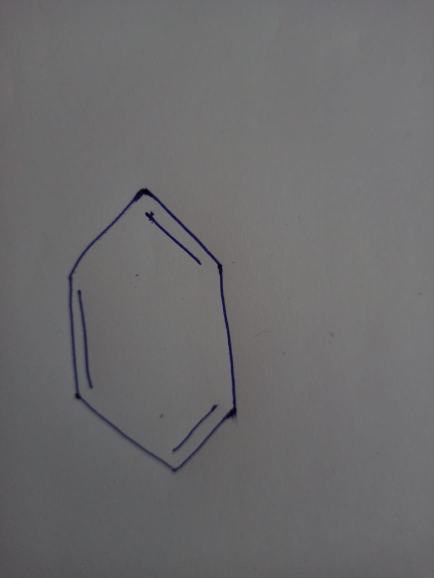
#> input picture t/basedata/train/benzene/v2.jpeg, 868 x 1156 px (shown at 1/2 size)
$ jupyter execute --allow-errors test3.ipynb   (older library calls are emulated)
#> lines starting #> are read from the running program, lines starting #| are printed output that depends on the picture; after the words box and inside, x2 and y2 are one past the last pixel; in counts of white or black regions, pixels touching at a corner belong together
[cell 1]
import numpy as np
import cv2
import matplotlib.pyplot as plt

[cell 2]
##INPUT PREPROCESSING AND SEGMENTATION

[cell 3]
img = cv2.imread('basedata/train/benzene/v2.jpeg')
#> img is the input picture: shape (1156, 868, 3); mean B, G, R 108.1, 107, 107.5
height, width, channels = img.shape
#> height = 1156; width = 868; channels = 3

#prepro
img_grayscale = cv2.cvtColor(img, cv2.COLOR_BGR2GRAY)

#segmentation
#laplace
dst = cv2.Laplacian(img_grayscale, cv2.CV_16S, ksize=3)
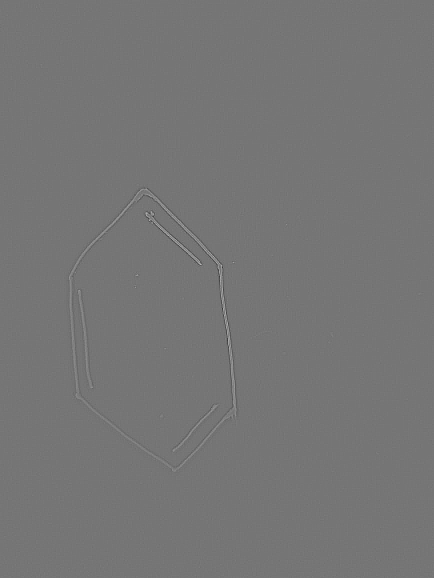
#> dst: shape (1156, 868) int16 (shown at 1/2 size); min -278, max 324, mean 0; drawn with min black and max white
abs_dst = cv2.convertScaleAbs(dst)
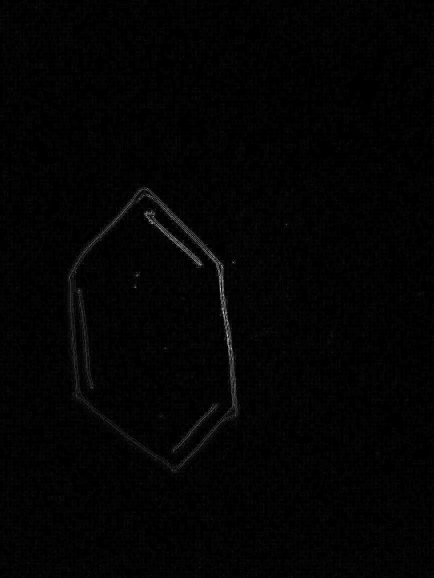
#> abs_dst: shape (1156, 868) (shown at 1/2 size); min 0, max 255, mean 3.1

#distance transform
im = cv2.distanceTransform(abs_dst, cv2.DIST_L2, 3)
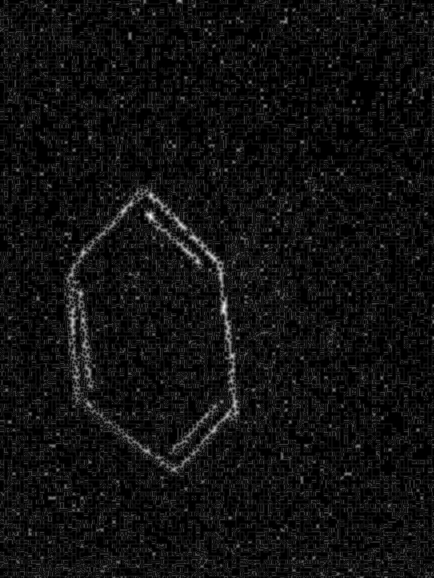
#> im: shape (1156, 868) float32 (shown at 1/2 size); min 0, max 9.84, mean 0.653; drawn with min black and max white
cv2.normalize(im, im, 0, 1.0, cv2.NORM_MINMAX)
_, im = cv2.threshold(im, 0.4, 1.0, cv2.THRESH_BINARY)
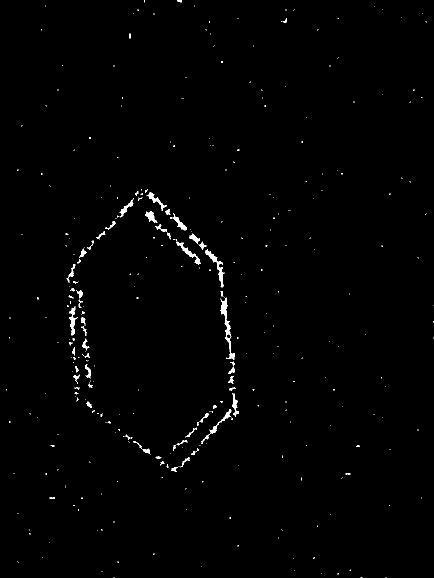
#> im: shape (1156, 868) float32 (shown at 1/2 size); values 0 (black) and 1 (white), 0.8% white; 343 white regions (281 under 20 px), largest, box (x1, y1, x2, y2) and area: (441, 595, 470, 720) 805, (410, 498, 449, 575) 575, (352, 479, 402, 529) 416
kernel1 = np.ones((3,3), dtype=np.uint8)
im = cv2.dilate(im, kernel1)
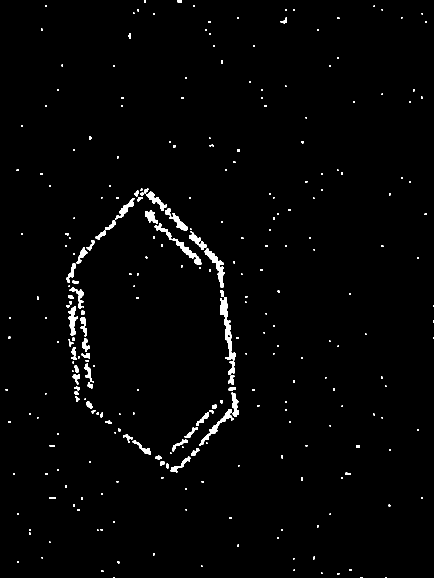
#> im: shape (1156, 868) float32 (shown at 1/2 size); values 0 (black) and 1 (white), 1.7% white; 291 white regions (194 under 20 px), largest, box (x1, y1, x2, y2) and area: (440, 581, 471, 721) 1346, (409, 497, 450, 576) 878, (398, 818, 467, 892) 734


#contour
im_8u = im.astype('uint8')
#> im_8u: shape (1156, 868); values 0 (black) and 1 (white), 1.7% white; 291 white regions (194 under 20 px)
contours,hierachy = cv2.findContours(im_8u, cv2.RETR_EXTERNAL, cv2.CHAIN_APPROX_SIMPLE)
#> contours = 291 contours, 223 with area under 20; largest, box (x1, y1, x2, y2) and area: (440, 581, 471, 721) 1191, (409, 497, 450, 576) 772, (398, 818, 467, 892) 620, (345, 477, 403, 530) 594, (137, 612, 156, 672) 502
markers = np.zeros(im.shape, dtype=np.int32)
for i in range(len(contours)):
    cv2.drawContours(markers, contours, i, (i+1), -1)
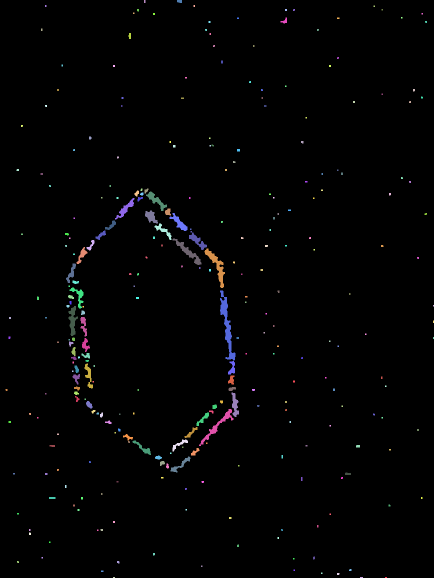
#> markers: shape (1156, 868) int32 (shown at 1/2 size); 292 distinct labels, from 0 to 291; one colour per label, 0 black
cv2.circle(markers, (5,5), 3, (255,255,255), -1)
#> markers: shape (1156, 868) int32; 292 distinct labels, from 0 to 291
markers_8u = (markers * 10).astype('uint8')
cv2.imshow('',markers_8u)
cv2.waitKey(0)
cv2.destroyAllWindows()


# [6 lines of commented-out code are left out]

$ run again, with t/basedata/train/benzene/v10.jpeg copied over t/basedata/train/benzene/v2.jpeg
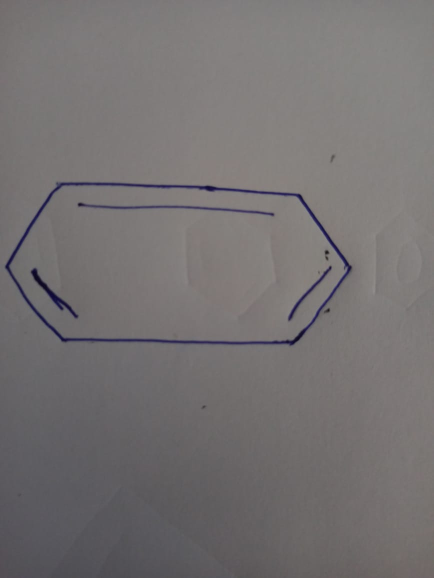
#> input picture t/basedata/train/benzene/v10.jpeg, 868 x 1156 px (shown at 1/2 size)
#> img is the input picture: shape (1156, 868, 3); mean B, G, R 113.8, 113.4, 117
#> `im = cv2.dilate(im, kernel1)`:
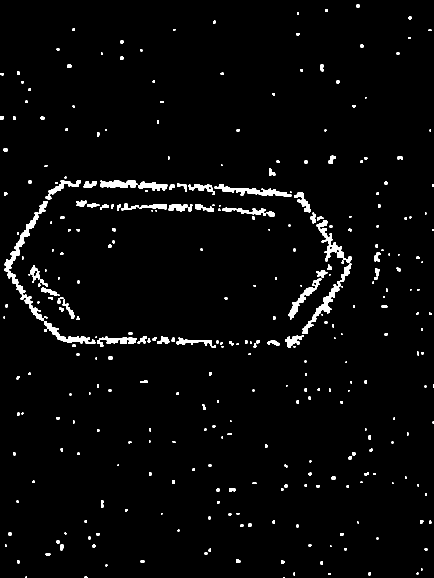
#> im: shape (1156, 868) float32 (shown at 1/2 size); values 0 (black) and 1 (white), 2.6% white; 337 white regions (117 under 20 px), largest, box (x1, y1, x2, y2) and area: (9, 424, 87, 642) 2352, (604, 527, 703, 668) 1616, (429, 368, 583, 394) 1335
#> im_8u: shape (1156, 868); values 0 (black) and 1 (white), 2.6% white; 337 white regions (117 under 20 px)
#> contours = 337 contours, 209 with area under 20; largest, box (x1, y1, x2, y2) and area: (9, 424, 87, 642) 2035, (604, 527, 703, 668) 1394, (429, 368, 583, 394) 1144, (633, 441, 687, 523) 1046, (88, 642, 191, 687) 888
#> `markers_8u = (markers * 10).astype('uint8')`:
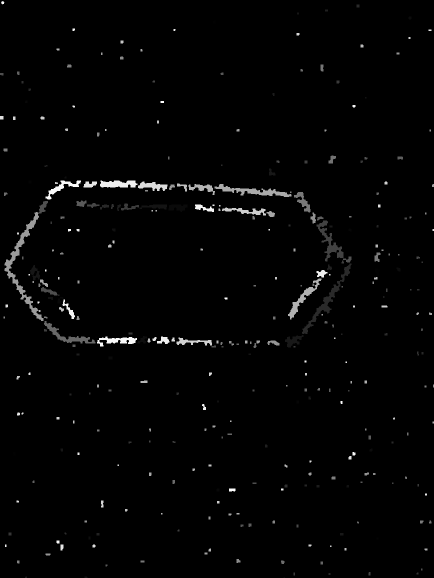
#> markers_8u: shape (1156, 868) (shown at 1/2 size); min 0, max 254, mean 3.6

$ run again, with t/basedata/train/benzene/v3.jpeg copied over t/basedata/train/benzene/v2.jpeg
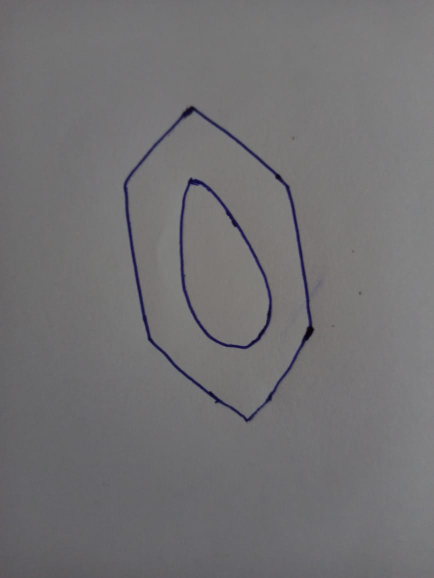
#> input picture t/basedata/train/benzene/v3.jpeg, 868 x 1156 px (shown at 1/2 size)
#> img is the input picture: shape (1156, 868, 3); mean B, G, R 114.8, 113, 114.1
#> `im = cv2.dilate(im, kernel1)`:
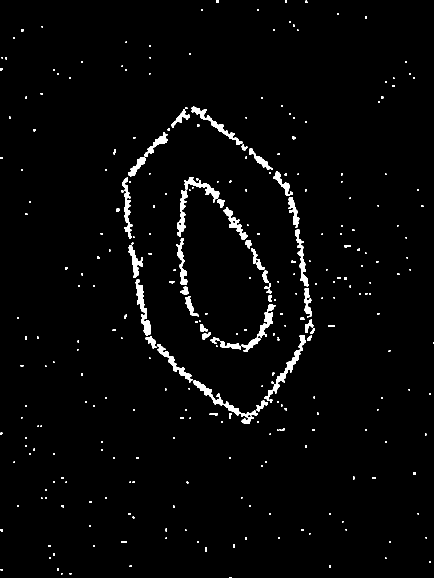
#> im: shape (1156, 868) float32 (shown at 1/2 size); values 0 (black) and 1 (white), 2.4% white; 309 white regions (208 under 20 px), largest, box (x1, y1, x2, y2) and area: (529, 670, 612, 801) 1357, (271, 558, 302, 671) 1217, (383, 213, 485, 290) 1081
#> im_8u: shape (1156, 868); values 0 (black) and 1 (white), 2.4% white; 309 white regions (208 under 20 px)
#> contours = 309 contours, 250 with area under 20; largest, box (x1, y1, x2, y2) and area: (529, 670, 612, 801) 1156, (271, 558, 302, 671) 1074, (383, 213, 485, 290) 924, (314, 688, 385, 765) 801, (244, 355, 265, 478) 784
#> `markers_8u = (markers * 10).astype('uint8')`:
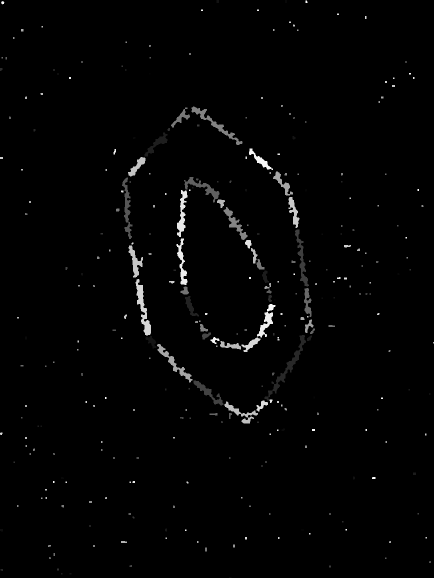
#> markers_8u: shape (1156, 868) (shown at 1/2 size); min 0, max 254, mean 3.4
